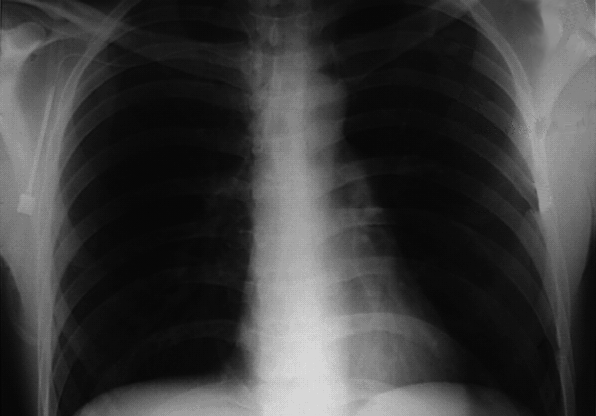
#> input picture original_image/Fig0459(a)(orig_chest_xray).tif, 596 x 416 px
$ python '高频强调增强滤波.py'
#> lines starting #> are read from the running program, lines starting #| are printed output that depends on the picture
import numpy as np
import imageio.v2 as imageio
import matplotlib.pyplot as plt
import os


def pad_image_for_dft(image, padding_mode='reflect'):
    """Pads the image to a size suitable for DFT"""
    M, N = image.shape
    P, Q = 2 * M, 2 * N
    pad_h = P - M
    pad_w = Q - N
    padded_image = np.pad(image, ((0, pad_h), (0, pad_w)), mode=padding_mode)
    return padded_image, (M, N)


def create_gaussian_lowpass_filter(shape, D0):
    """Creates a Gaussian Lowpass Filter in the frequency domain"""
    P, Q = shape
    H = np.zeros((P, Q), dtype=float)
    center_u, center_v = P / 2, Q / 2
    u_coords = np.arange(P) - center_u
    v_coords = np.arange(Q) - center_v
    U, V = np.meshgrid(u_coords, v_coords, indexing='ij')
    D_uv_squared = U ** 2 + V ** 2
    if D0 == 0:
        H = np.ones(shape, dtype=float)
    else:
        H = np.exp(-D_uv_squared / (2 * D0 ** 2))
    return H


def create_gaussian_highpass_filter(shape, D0):
    """Creates a Gaussian Highpass Filter in the frequency domain"""
    H_lp = create_gaussian_lowpass_filter(shape, D0)
    return 1 - H_lp


def create_high_frequency_emphasis_filter(shape, D0, k1, k2):
    """
    Creates a high-frequency emphasis filter based on GHPF
    """
    H_ghpf = create_gaussian_highpass_filter(shape, D0)
    H_emphasis = k1 + k2 * H_ghpf
    return H_emphasis


def histogram_equalization(image):
    """Performs histogram equalization on an 8-bit grayscale image"""
    hist, _ = np.histogram(image.flatten(), bins=256, range=[0, 256])
    cdf = hist.cumsum()
    cdf_min = cdf.min()
    cdf_max = cdf.max()
    if cdf_max == cdf_min:
        equalized_image = np.full_like(image, 127, dtype=np.uint8)
    else:
        transform_func = (cdf - cdf_min) * 255 / (cdf_max - cdf_min)
        transform_func = transform_func.astype('uint8')
        equalized_image = transform_func[image]
    return equalized_image


if __name__ == "__main__":
    input_dir = "original_image"
    output_dir = "output_image"
    os.makedirs(output_dir, exist_ok=True)
    image_filename = "Fig0459(a)(orig_chest_xray).tif"
    image_path = os.path.join(input_dir, image_filename)
    base_name = os.path.splitext(image_filename)[0]
    original_image = imageio.imread(image_path)
#> original_image is the input picture: shape (416, 596); min 3, max 227, mean 59.9
    original_M, original_N = original_image.shape
#> original_M = 416; original_N = 596
    padded_image, _ = pad_image_for_dft(original_image, padding_mode='reflect')
#> in pad_image_for_dft, `padded_image = np.pad(image, ((0, pad_h), (0, pad_w)), mode=padding_mo..`:
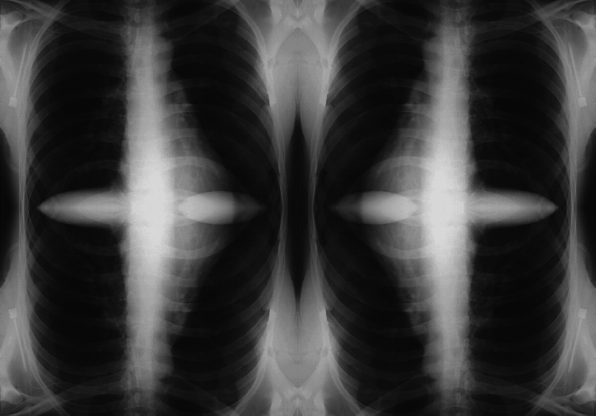
#> padded_image: shape (832, 1192) (shown at 1/2 size); min 3, max 227, mean 59.8
    P, Q = padded_image.shape
#> P = 832; Q = 1192
    dft_original = np.fft.fft2(padded_image.astype(float))
    centered_dft = np.fft.fftshift(dft_original)

    D0_ghpf = 70
    D0_hfe = 70
    k1_hfe = 0.5
    k2_hfe = 0.75
    H_ghpf = create_gaussian_highpass_filter((P, Q), D0_ghpf)
    filtered_dft_ghpf = centered_dft * H_ghpf
    idft_shifted_ghpf = np.fft.ifftshift(filtered_dft_ghpf)
    ghpf_image_complex = np.fft.ifft2(idft_shifted_ghpf)
    ghpf_image = np.real(ghpf_image_complex)[0:original_M, 0:original_N]
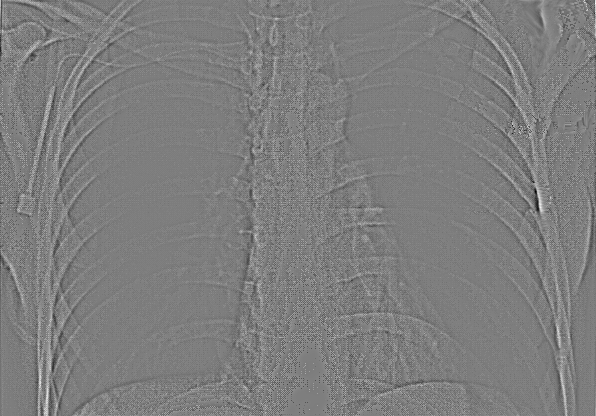
#> ghpf_image: shape (416, 596) float64; min -30.44, max 30.97, mean 0; drawn with min black and max white

    min_val = np.min(ghpf_image)
#> min_val = -30.44
    max_val = np.max(ghpf_image)
#> max_val = 30.97
    if max_val > min_val:
        ghpf_image_display = ((ghpf_image - min_val) / (max_val - min_val) * 255).astype(np.uint8)
    else:
        ghpf_image_display = np.zeros_like(ghpf_image, dtype=np.uint8)

    H_hfe = create_high_frequency_emphasis_filter((P, Q), D0_hfe, k1_hfe, k2_hfe)
    filtered_dft_hfe = centered_dft * H_hfe
    idft_shifted_hfe = np.fft.ifftshift(filtered_dft_hfe)
    hfe_image_complex = np.fft.ifft2(idft_shifted_hfe)
    hfe_image = np.real(hfe_image_complex)[0:original_M, 0:original_N]
    hfe_image = np.clip(hfe_image, 0, 255).astype(np.uint8)
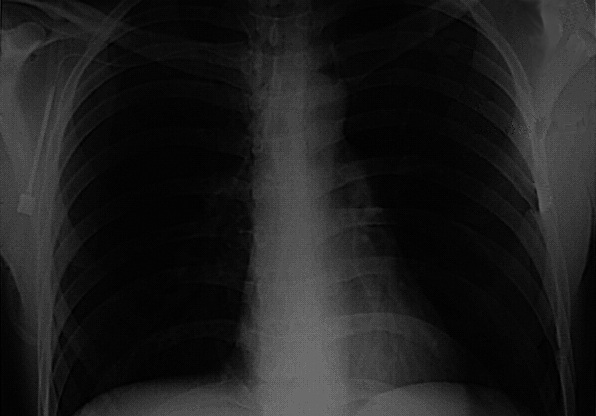
#> hfe_image: shape (416, 596); min 0, max 122, mean 29.4
    hfe_equalized_image = histogram_equalization(hfe_image)
#> in histogram_equalization, `hist, _ = np.histogram(image.flatten(), bins=256, range=[0, 256])`: hist = 256 values, max 23026 at index 5, min 0 at index 118, mean 968.5
#> in histogram_equalization, `cdf = hist.cumsum()`: cdf = 256 values from 203 to 247936
#> in histogram_equalization, `cdf_min = cdf.min()`: cdf_min = 203
#> in histogram_equalization, `cdf_max = cdf.max()`: cdf_max = 247936
#> in histogram_equalization, `transform_func = (cdf - cdf_min) * 255 / (cdf_max - cdf_min)`: transform_func = 256 values from 0 to 255
#> in histogram_equalization, `equalized_image = transform_func[image]`:
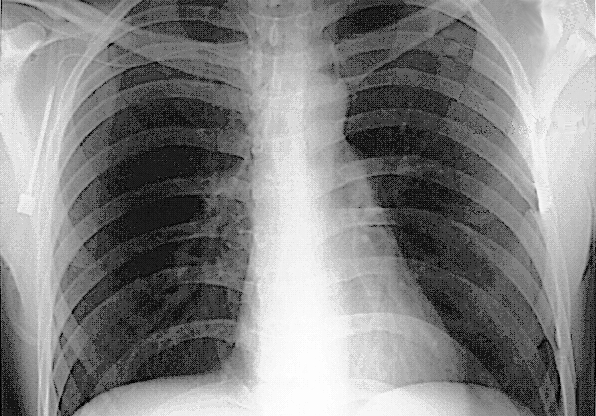
#> equalized_image: shape (416, 596); min 0, max 255, mean 130.4

    plt.figure(figsize=(12, 12))
    plt.suptitle(f'High-Frequency Emphasis Filtering (Fig 4.57) - {image_filename}', fontsize=16)

    plt.subplot(2, 2, 1)
    plt.imshow(original_image, cmap='gray', vmin=0, vmax=255)
    plt.title('a) Original Chest X-Ray')
    plt.axis('off')

    plt.subplot(2, 2, 2)
    plt.imshow(ghpf_image_display, cmap='gray', vmin=0, vmax=255)
    plt.title(f'b) GHPF Filtered (D0={D0_ghpf})')
    plt.axis('off')

    plt.subplot(2, 2, 3)
    plt.imshow(hfe_image, cmap='gray', vmin=0, vmax=255)
    plt.title(f'c) High-Frequency Emphasis (D0={D0_hfe}, k1={k1_hfe}, k2={k2_hfe})')
    plt.axis('off')

    plt.subplot(2, 2, 4)
    plt.imshow(hfe_equalized_image, cmap='gray', vmin=0, vmax=255)
    plt.title('d) HFE Result Equalized')
    plt.axis('off')

    plt.tight_layout(rect=[0, 0.03, 1, 0.95])
    combined_output_path = os.path.join(output_dir, f"{base_name}_hfe_enhancement_results.png")
    plt.savefig(combined_output_path, bbox_inches='tight')
    plt.close()
